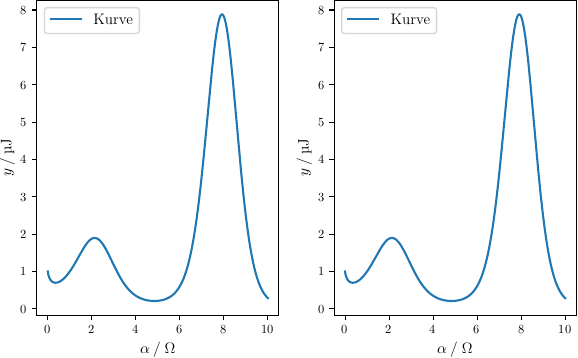

Generate this figure with Python:
import matplotlib.pyplot as plt
import numpy as np
import uncertainties.unumpy as unp
import scipy.constants as con
from scipy.optimize import curve_fit
from scipy import stats
from uncertainties import ufloat

x = np.linspace(0, 10, 1000)
y = x ** np.sin(x)

plt.subplot(1, 2, 1)
plt.plot(x, y, label='Kurve')
plt.xlabel(r'$\alpha \:/\: \si{\ohm}$')
plt.ylabel(r'$y \:/\: \si{\micro\joule}$')
plt.legend(loc='best')

plt.subplot(1, 2, 2)
plt.plot(x, y, label='Kurve')
plt.xlabel(r'$\alpha \:/\: \si{\ohm}$')
plt.ylabel(r'$y \:/\: \si{\micro\joule}$')
plt.legend(loc='best')

# in matplotlibrc leider (noch) nicht möglich
plt.tight_layout(pad=0, h_pad=1.08, w_pad=1.08)
plt.savefig('plots/plot.pdf')
